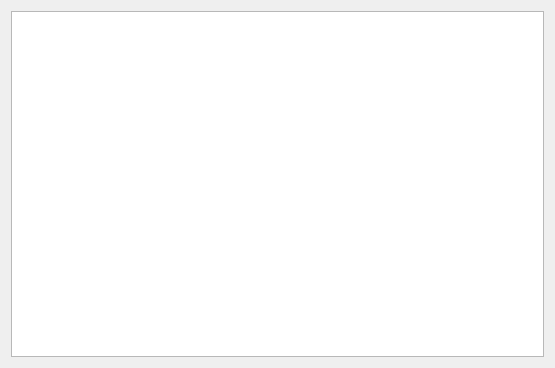
<?xml version="1.0" encoding="UTF-8"?>
<ui version="4.0">
 <class>ModelExtra</class>
 <widget class="QWidget" name="ModelExtra">
  <property name="geometry">
   <rect>
    <x>0</x>
    <y>0</y>
    <width>555</width>
    <height>368</height>
   </rect>
  </property>
  <property name="windowTitle">
   <string>Form</string>
  </property>
  <layout class="QVBoxLayout" name="verticalLayout">
   <item>
    <widget class="QTableWidget" name="table_emodel"/>
   </item>
  </layout>
 </widget>
 <resources/>
 <connections/>
</ui>
